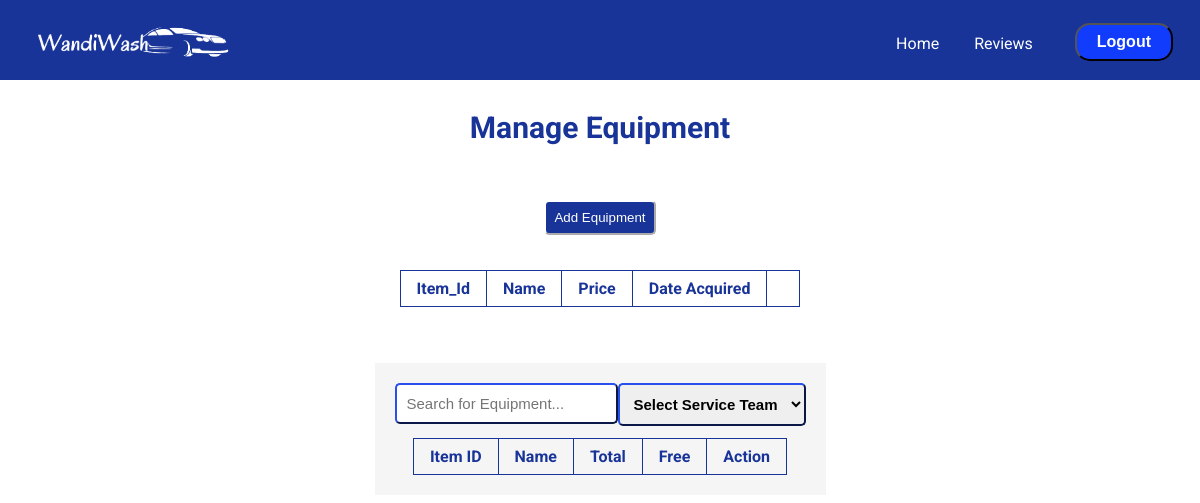
Before: /service/equipment (signed in) with the older database file.
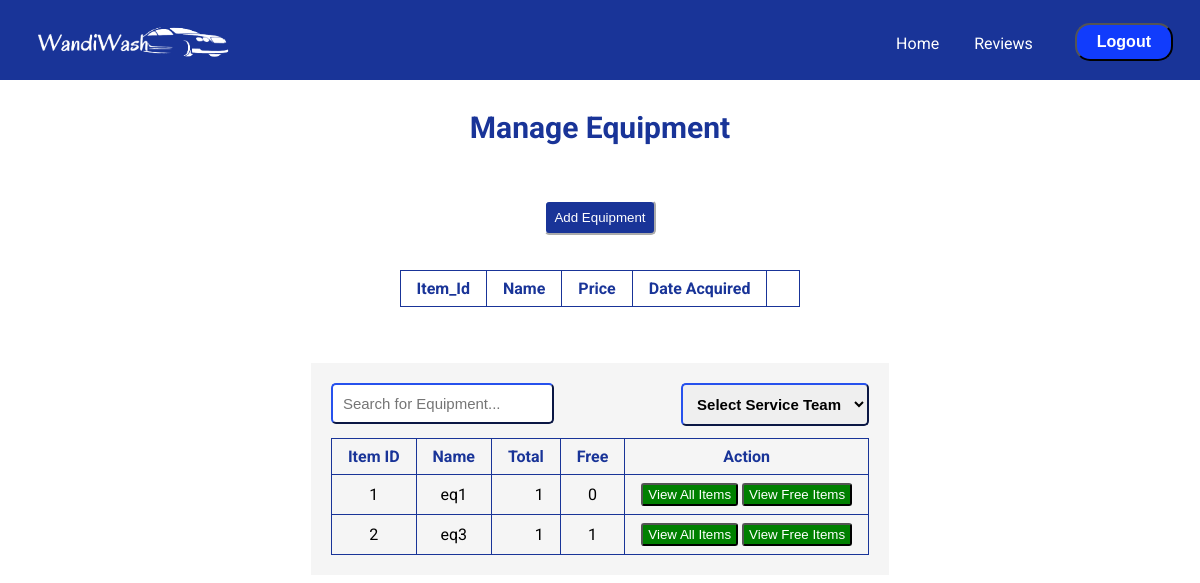
After: the same page with the newer database file.
### tables this page shows
CREATE TABLE IF NOT EXISTS `item` (
  `Item_Id` int(11) NOT NULL,
  `Name` varchar(255) NOT NULL,
  `Total` int(11) DEFAULT NULL,
  `Free` int(11) DEFAULT NULL,
  PRIMARY KEY (`Item_Id`)
);

### app/libs/view.php (called while the page is built, shortened)
<?php
class View
{
    public function render($viewName)
    {
        require 'views/' . $viewName . '.php';
    }
}

### app/index.php (called while the page is built, shortened)
<?php
    require 'libs/Database.php';
    require 'libs/Model.php';
    require 'libs/View.php';
    $app = new App();

### app/libs/database.php (called while the page is built, shortened)
<?php
class Database extends PDO
{
    function select($selection, $table, $condition, $param = null, $paramValue = null)
    {
        if ($selection == "*") {
            if ($condition == "Null") {
                $query = "SELECT * FROM " . $table;
            } else {
                $query = "SELECT * FROM " . $table . " " . $condition;
            }
            $stmt = $this->prepare($query);
            $stmt->execute();
            $result = $stmt->fetchAll();
            return $result;
        } else {
            if (gettype($selection) == 'array') {
                $query = "SELECT";
                foreach ($selection as $element) {
                    if ($element == $selection[count($selection) - 1]) {
                        $query = $query . " " . $element;
                    } else {
                        $query = $query . " " . $element . ",";
                    }
                }
            } else if (gettype($selection) == 'string') {
                $query = "SELECT " . $selection;
            }
            if ($condition == "Null") {
                $query .= " FROM " . $table;
            } else {
                $query .= " FROM " . $table . " " . $condition;
            }
            $stmt = $this->prepare($query);
            $stmt->execute();
            $result = $stmt->fetchAll();
            return $result;
        }
    }
}

### app/models/ServiceModel.php (called while the page is built, shortened)
<?php
class ServiceModel extends Model
{
    public function getItemDetails()
    {
        $result = $this->db->select("*", "item", "Null");
        return $result;
    }
}

### app/libs/model.php (called while the page is built)
<?php
class Model
{
    function __construct()
    {
        $this->db = new Database(DB_TYPE, DB_HOST, DB_NAME, DB_USER, DB_PASSWORD);
    }
}

### app/views/admin/Equipment.php (the view, shortened to what this page needs)
<?php
include 'views/user/LoggedInHeader.php';
$items = $_SESSION['itemDetails'];
?>
<main>
  <div style="min-height: 110px;"></div>
  <h2 class="manageEmployee-heading">Manage Equipment</h2>
  <div style="display:block;text-align:center;">
    <input type="button" id="addNewRow" value="Add Equipment" style="display:inline-block;text-align:center;" onclick="addNewRow();" />
  </div>
  <body onload="createEquipTable()">
    <div>
      <form action="/service/addNewEquipment" name="Form" method="post">
        <div id="container1">
        </div>
      </form>
    </div>
    <div style="height: 50px;"></div>
    <div class="Table-search" id="viewAllitems">
      <div class="table-wrapper">
        <div style="display:inline-block; width: 100%;">
          <div style="float: left;">
            <input type="search" class="ad-Equip-Search" id="adminSearchItem" onkeyup="myFunction()" placeholder="Search for Equipment..." title="Type in a name">
          </div>
          <div style="float: right;">
            <form action="" method="post">
              <select id="Admin-equipment-teamvise1" name="serviceTeam" class="ad-Equip-Search" onchange="getTeamvise1()" >
                <option value="select service team">Select Service Team</option>
              </select>
            </form>
          </div>
        </div>
        <table id="ItemTable">
          <thead>
            <tr>
              <th data-type="text">Item ID</th>
              <th data-type="text">Name</th>
              <th data-type="text">Total</th>
              <th data-type="text">Free</th>
              <th colspan="2" style="text-align: center;">Action</th>
            </tr>
          </thead>
          <tbody>
            <?php
            $count = 0;
            while ($count < sizeof($_SESSION['itemDetails'])) { ?>
              <tr>
                <td><?php echo $items[$count]['Item_Id'] ?></td>
                <td><?php echo $items[$count]['Name'] ?></td>
                <td class="td-t1" style="text-align:right"><?php echo $items[$count]['Total'] ?></td>
                <td class="td-t1"><?php echo $items[$count]['Free'] ?></td>
                <td>
                  <input type="button" class="edit_btn td-t1" value="View All Items" onclick="viewAllEquipment(<?php echo $items[$count]['Item_Id'] ?>)">
                  <input type="button" class="edit_btn td-t1" value="View Free Items" onclick="viewFreeEquipment(<?php echo $items[$count]['Item_Id'] ?>)">
                </td>
              </tr>
            <?php $count = $count + 1;
            } ?>
          </tbody>
        </table>
      </div>
    </div>
    <div style="min-height: 110px;"></div>
</main>

Changed rows visible on the page:
added item: Item_Id "1", Name "eq1", Total "1", Free "0"
added item: Item_Id "2", Name "eq3", Total "1", Free "1"
